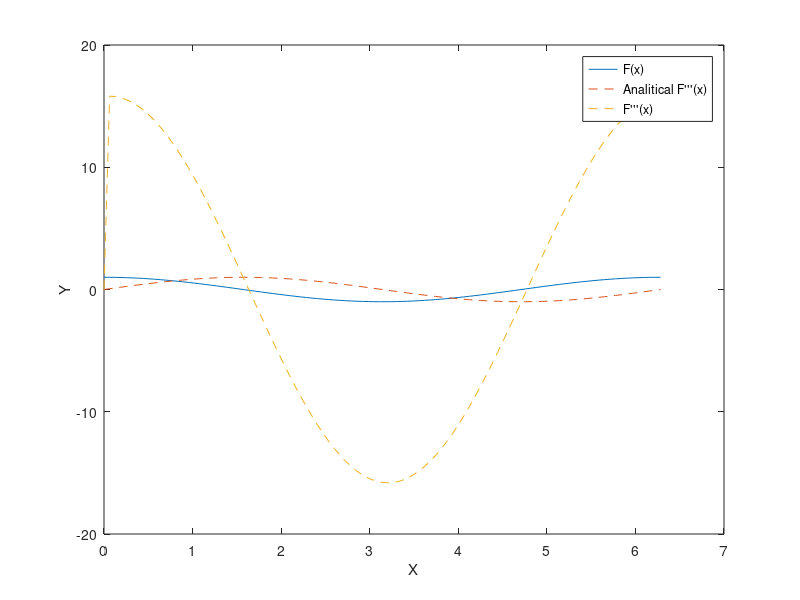

MATLAB code to generate this figure:
%Final Exam
%Problem 2 
%Part b
%This script demos 3rd derivitive FDF
%Created by: Patrick Good

%clear workspace
clc
clear
close all
%function
x = linspace(0,2*pi(),100);
y = cos(x);
y2 = sin(x);

%FDF
dx=x(2)-x(1);
for i = 2:length(x)-2
    
    xp3(i) = x(i);
    yp3(i) = (y(i+2)-4*y(i+1)-2*y(i-1)+5*y(i))/dx^3;
    
end

plot(x,y,x,y2,'--',xp3,yp3,'--')
xlabel('X')
ylabel('Y')
legend('F(x)','Analitical F''''''(x)','F''''''(x)'); 